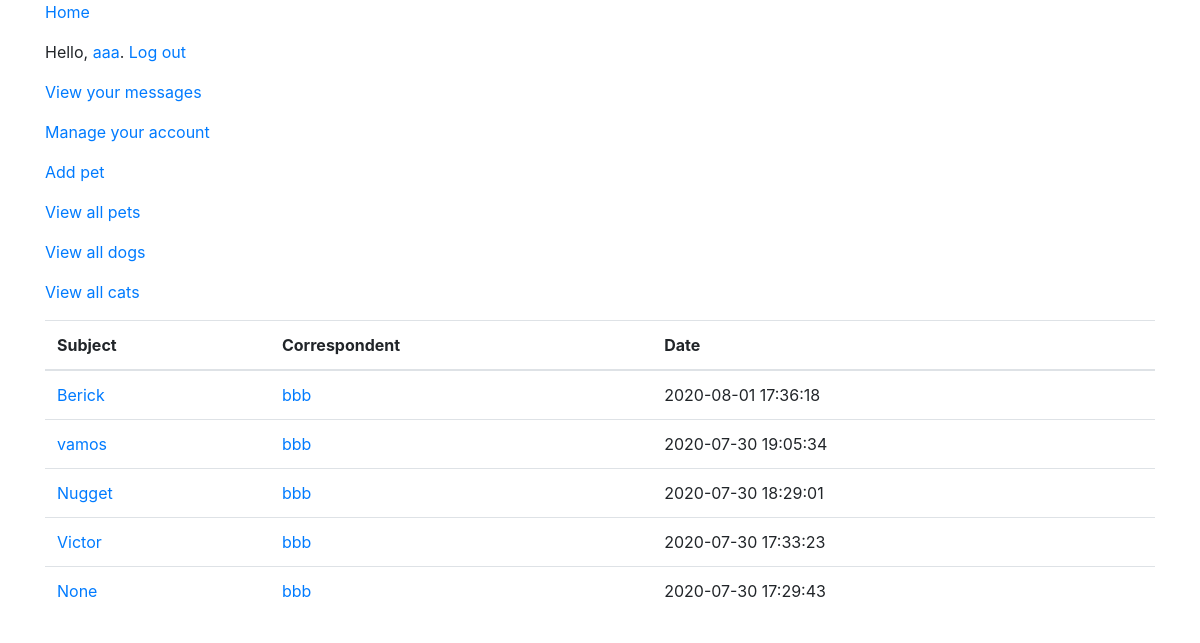
Page /messages (signed in) on the committed database.
### tables this page shows
CREATE TABLE "users" (
	"id"	integer PRIMARY KEY AUTOINCREMENT,
	"username"	text,
	"email"	text,
	"hash"	text,
	"location"	text,
	"shelter"	TEXT
);

CREATE TABLE "threads" (
	"id"	integer PRIMARY KEY AUTOINCREMENT,
	"user1"	INTEGER,
	"user2"	INTEGER,
	"latest"	DATETIME,
	"subject"	TEXT,
	FOREIGN KEY("user2") REFERENCES "users"("id"),
	FOREIGN KEY("user1") REFERENCES "users"("id")
);

### app.py (the view)
@app.route('/messages')
@login_required
def message_threads():
    user = session.get("user")
    user_id = session.get("user_id")
    db = sqlite3.connect('app.db')
    c = db.cursor()
    threads = c.execute('''
        SELECT t.*, u.username as counterpart_username FROM (
        SELECT id, user2 as counterpart, latest, subject from threads where user1 = ?
        union all
        SELECT id, user1 as counterpart, latest, subject from threads where user2 = ?
        ) t
        LEFT JOIN users u on u.id = t.counterpart
        ORDER BY latest DESC
    ''', (user_id, user_id)).fetchall()
    return render_template("threads.html", user=user, threads=threads)

### app.py (called while the page is built)
@app.after_request
def after_request(response):
    response.headers['Cache-Control'] = 'no-cache, no-store, must-revalidate'
    response.headers['Expires'] = 0
    response.headers['Pragma'] = 'no-cache'
    return response

### helpers.py (called while the page is built)
def login_required(f):
    @wraps(f)
    def decorated_function(*args, **kwargs):
        if session.get("user") is None:
            return redirect("/login")
        return f(*args, **kwargs)
    return decorated_function

### templates/threads.html (shortened to what this page needs)
{% extends "layout.html" %}
{% block main %}
<div class="container">
    <table class="table">
        <thead>
            <tr>
                <th scope="col">Subject</th>
                <th scope="col">Correspondent</th>
                <th scope="col">Date</th>
            </tr>
        </thead>
        <tbody>
        {% for thread in threads %}
            <tr>
                <td><a href="/messages/{{thread[0]}}" >{{ thread[3] }}</a></td>
                <td><a href="/members/{{thread[4]}}" >{{ thread[4] }}</td>
                <td>{{ thread[2][:19] }}</td>
            </tr>
        {% endfor %}
        </tbody>
    </table>
</div>
{% endblock %}

### rows in the picture
users: thread "Berick", username "bbb", thread "2020-08-01 17:36:18", thread "Nugget", thread "2020-07-30 18:29:01"
threads: subject "vamos", username "bbb", latest "2020-07-30 19:05:34"
threads: subject "Victor", username "bbb", latest "2020-07-30 17:33:23"
threads: thread "None", username "bbb", latest "2020-07-30 17:29:43"

### other values in the picture
{{ user }} "aaa"
